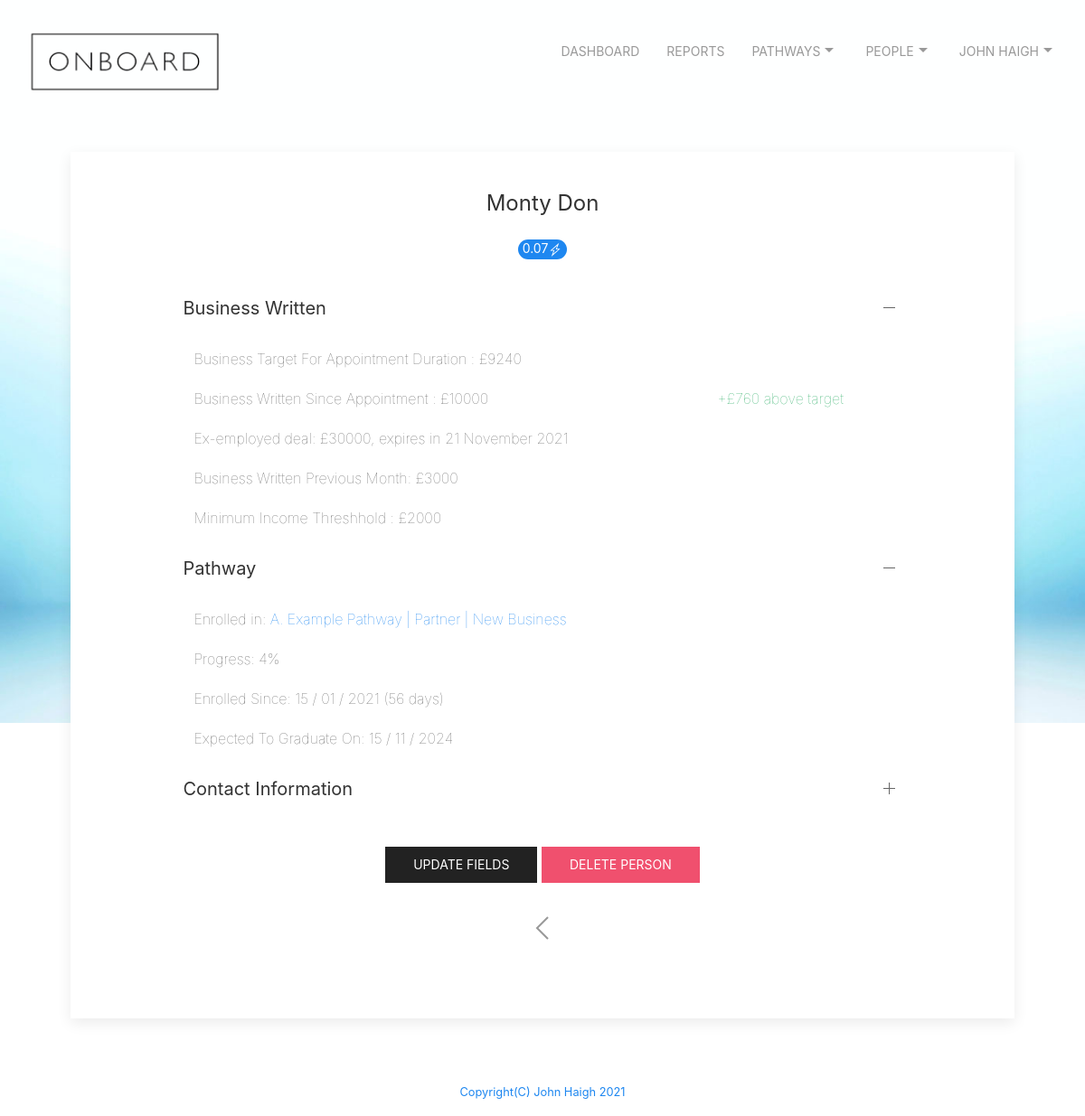
The page /viewperson?name=montydon@email.com (signed in) on the database as committed earlier.
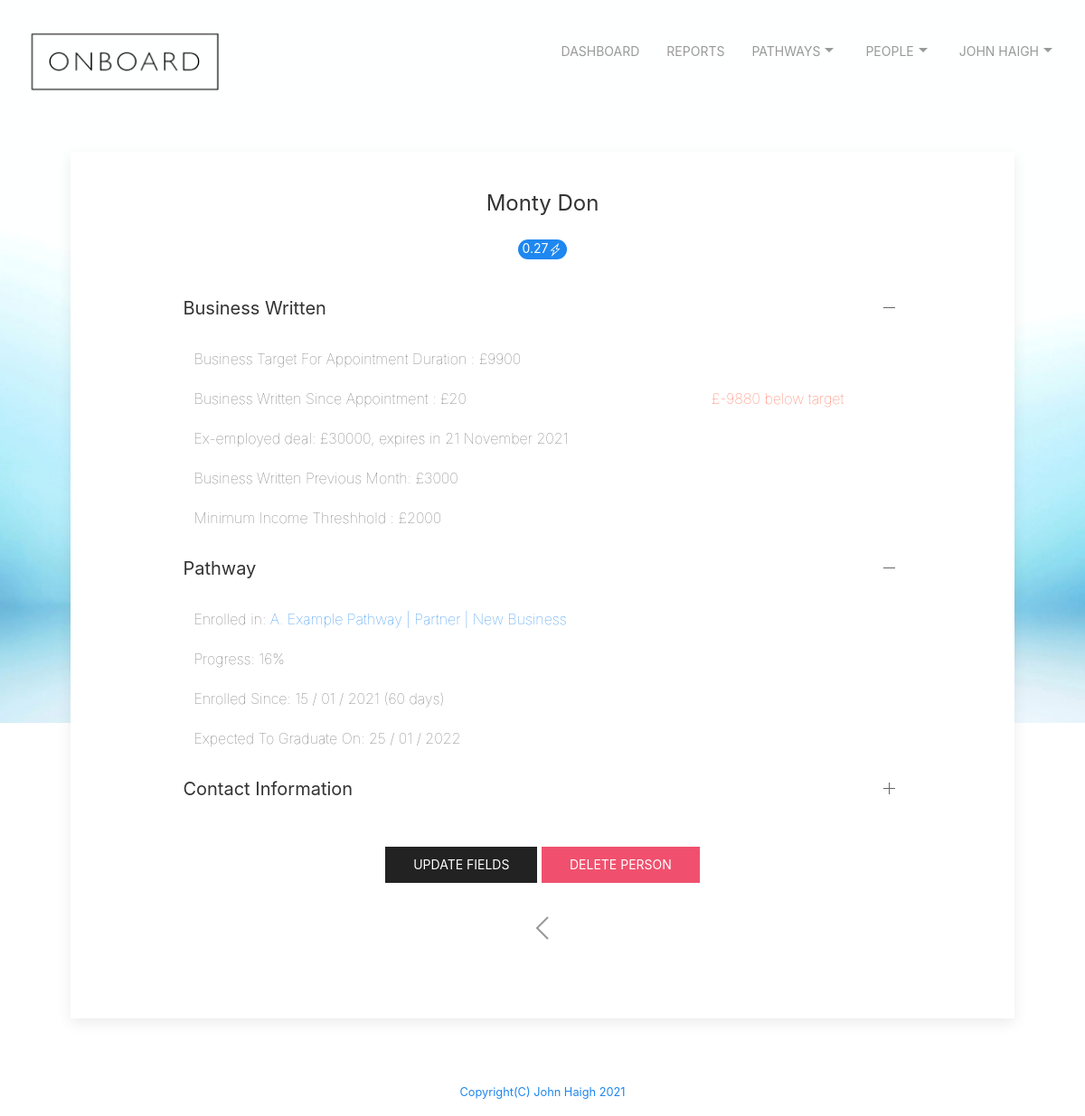
The same page on the database as committed later.
### tables this page shows
CREATE TABLE people ('id' integer PRIMARY KEY NOT NULL, 'firstname' text NOT NULL, 'lastname' text NOT NULL, 'mobile' text NOT NULL, 'email' text NOT NULL, 'pdm' text NOT NULL, 'bam' text, 'pathwayEnrolled' text, 'pathwayEnrolledDate' text, 'pathwayEnrolledPosition' text, 'pathwayEnrolledProgress' integer,  'pathwayEnrolledPositionDate' text, 'history' text, 'exEmployedDeal' text, 'exEmployedDealExpiry' text, 'businessWrittenPreviousMonth' integer, 'businessWrittenYearToDate'  integer, 'daysinpathway' integer, 'estcompletion' text, 'score' int, 'minincome' int);

### app.py (the view)
@app.route("/viewperson", methods=["GET", "POST"])
@login_required
def viewperson():
    if request.method == "GET":
        db = SQL("sqlite:///onboard.db")
        info = db.execute("SELECT * FROM users WHERE id = ?", session["user_id"])
        username = info[0]['email']
        firstname = info[0]['firstname']
        lastname = info[0]['lastname']
        personemail = request.args.get('name')
        fullname = firstname + ' ' + lastname
        rows = db.execute("SELECT DISTINCT * FROM people WHERE email = ?", personemail)
        targetnumber = int(rows[0]['daysinpathway']) * 165
        resultnumber = int(rows[0]['businessWrittenYearToDate']) - targetnumber
        if resultnumber < 0:
            resultstring = '£'+str(resultnumber) + ' below target'
            style = 'red'
        else:
            resultstring = '+£'+str(resultnumber) + ' above target'
            style = 'green'
        return render_template("viewperson.html", FullName = fullname, rows = rows, targetnumber = targetnumber, result = resultstring, style = style)

### app.py (called while the page is built)
@app.after_request
def after_request(response):
    response.headers["Cache-Control"] = "no-cache, no-store, must-revalidate"
    response.headers["Expires"] = 0
    response.headers["Pragma"] = "no-cache"
    return response

def login_required(f):
    @wraps(f)
    def decorated_function(*args, **kwargs):
        if session.get("user_id") is None:
            return redirect("/login")
        return f(*args, **kwargs)
    return decorated_function

### templates/viewperson.html (shortened to what this page needs)
{% extends "layout.html" %}
{% block main %}
<div class="uk-card uk-card-default uk-card-small">
  <div class="uk-card-body" id="width">
    <div class="uk-text-center uk-card-body">
      <h3>{{ rows[0]["firstname"] }} {{ rows[0]['lastname'] }}</h3>
      <span class="uk-badge uk-badge-success"><span uk-icon="icon: bolt; ratio: 0.8">{{rows[0]['score']}}</span></span>
    </div>
    <ul uk-accordion="multiple: true">
      <li class="uk-open">
          <a class="uk-accordion-title" href="#">Business Written</a>
          <div class="uk-accordion-content">
            <table class="uk-table uk-table-small uk-text uk-text-lighter">
              <tr><td >Business Target For Appointment Duration : £{{targetnumber}}</td></tr>
              <tr><td {{style}}>Business Written Since Appointment : £{{ rows[0]['businessWrittenYearToDate'] }}   <td id="{{style}}">{{result}}</td></tr>
              <tr><td>Ex-employed deal: £{{ rows[0]['exEmployedDeal'] }}, expires in {{ rows[0]['exEmployedDealExpiry'] }} </td></tr>
              <tr><td>Business Written Previous Month: £{{ rows[0]['businessWrittenPreviousMonth'] }} </td></tr>
              <tr><td>Minimum Income Threshhold : £{{ rows[0]['minincome'] }} </td></tr>
              </table>
          </div>
      </li>
        <li class="uk-open">
            <a class="uk-accordion-title" href="#">Pathway</a>
            <div class="uk-accordion-content">
              <table class="uk-table uk-table-small uk-text uk-text-lighter">
                <tr><td>Enrolled in: <a href="/progress?name={{rows[0]["email"]}}&pathway={{rows[0]['pathwayEnrolled']}}">{{rows[0]['pathwayEnrolled']}}</a></td></tr>
                <tr><td>Progress: {{rows[0]['pathwayEnrolledProgress']}}%</td></tr>
                <tr><td>Enrolled Since: {{rows[0]['pathwayEnrolledDate']}} ({{rows[0]['daysinpathway']}} days)</td><tr>
                <tr><td>Expected To Graduate On: {{rows[0]['estcompletion']}}</td></tr>
                </table>
            </div>
        </li>
        <li>
            <a class="uk-accordion-title" href="#">Contact Information</a>
        </li>
    </ul>
        <div id="center">
          <a class="uk-button uk-button-secondary" href="/updatefields?name={{rows[0]['email']}}">Update Fields</a>   <a class="uk-button uk-button-danger" href="/delete?id=person&name={{rows[0]['email']}}"onclick="return confirm('Are you sure you want to delete this person?\r\rThis cannot be undone.')">Delete Person</a>
        <div id="center">
          <a href="/people" class="uk-icon-link" uk-icon="icon: chevron-left;ratio: 2"></a>
        </div>
        </div>
    </div>
  </div>
  {% endblock %}

### templates/layout.html (shortened to what this page needs)
<!DOCTYPE html>
<html lang="en">
<head>
  <link href="https://maxcdn.bootstrapcdn.com/bootstrap/4.1.3/css/bootstrap.min.css" rel="stylesheet">
  <link href="/static/styles.css" rel="stylesheet">
  <link rel="stylesheet" href="static/css/uikit.min.css" />
</head>
<div class="uk-position-relative">
  <div class="uk-position-top">
    <nav class="uk-navbar-container uk-navbar-transparent" uk-navbar>
      <div class="uk-navbar-right" >
        <ul class="uk-navbar-nav">
          {% if session.user_id %}
          <li><a href="/dashboard">Dashboard</a></li>
          <li><a href="/report">Reports</a></li>
          <li><a href="/pathways">Pathways<span uk-icon="icon:  triangle-down"></span></a>
          </li>
          <li><a href="/people">People<span uk-icon="icon:  triangle-down"></span></a>
          </li>
          <li>
            <a href="#">{{FullName}}<span uk-icon="icon:  triangle-down"></span></a>
                {% else %}
                <li><a href="/register">Register</a></li>
                <li><a href="/login">Login</a></li>
                {% endif %}
          </li>
        </ul>
      </div>
    </nav>
  </div>
</div>
<body class="p-3 mb-2 bg-light">
  <nav class="uk-navbar-container uk-navbar-transparent">
    {% if session.user_id %}
    <a href="/dashboard"><img src="/static/images/onboard_logo.png" height="75px" width="244px" alt="Logo"></a>
    {% else %}
    <a href="/dashboard"><img src="/static/images/onboard_logo.png" height="75px" width="244px" alt="Logo"></a>
    {% endif %}
  <main class="container p-5">
    {% block main %}{% endblock %}
  </main>
<footer id="page-footer" class="uk-margin-top" uk-sticky="bottom: true">
      <div class="footer">
          <a href="mailto:johnhaigh@icloud.com"><small>Copyright(C) John Haigh 2021</small></p>
        </div>
</footer>
</body>
</html>

### static/styles.css (style rules this page uses)
#center { margin-left: auto; margin-right: auto; text-align: center; padding: 30px; }
#width { margin-left: auto; margin-right: auto; width: 80%; padding: 20px; }
body { border-color: coral; }
body { background-image: url("images/onboard_homepage_background_1400x933px.jpg"); background-repeat: repeat; background-size: cover; background-color: #464646; height: 100vh; }
.footer { text-align: center; height: 40px; width: 300px%; border-width: thin; border-color: black; }
#red { color:Tomato; }

Rows that differ between the two databases and show on the page:
changed people "Monty": score "0.07" → "0.27"; businessWrittenYearToDate "10000" → "20"; pathwayEnrolledProgress "4" → "16"; daysinpathway "56" → "60"; estcompletion "15 / 11 / 2024" → "25 / 01 / 2022"
Other text that changed with them:
{{ targetnumber }}: "9240" → "9900"
{{ result }}: "+£760 above target" → "£-9880 below target"
